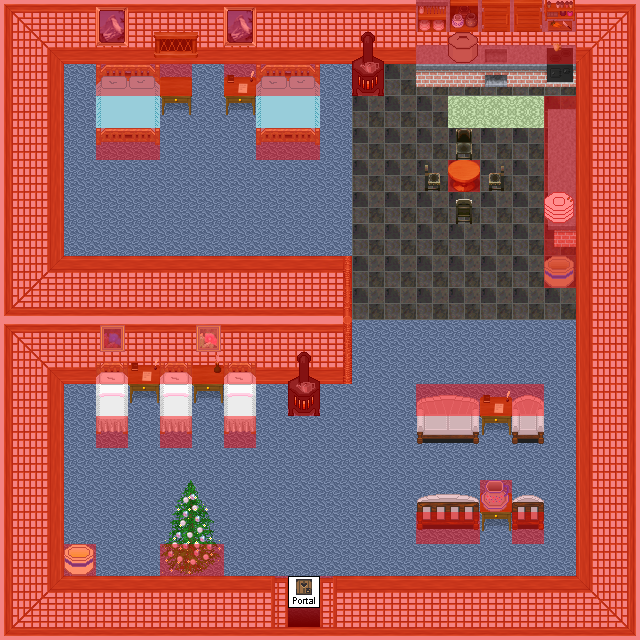

Below is a game level as drawn by its tile map, then a one-line description and the .tmx that defines it (tile-layer data replaced by summaries):
An orthogonal 20x20 tile map with 32x32 px tiles, 8 tile layers (0_floor, 1_terrain, 2_object, 3_roof, ...), 20 tilesets.

<map version="1.2" tiledversion="1.2.1" orientation="orthogonal" renderorder="right-down" width="20" height="20" tilewidth="32" tileheight="32" infinite="0" nextlayerid="9" nextobjectid="1">
 <tileset firstgid="1" name="collision" tilewidth="32" tileheight="32" tilecount="1" columns="1">
  <image source="../../tileset/logic/collision.png" width="32" height="32" />
 </tileset>
 <tileset firstgid="2" name="dojo_walls" tilewidth="32" tileheight="32" tilecount="160" columns="10">
  <image source="../../tileset/building/wall/dojo_walls.png" width="320" height="512" />
 </tileset>
 <tileset firstgid="162" name="floor_tiles" tilewidth="32" tileheight="32" tilecount="9" columns="3">
  <image source="../../tileset/ground/indoor/floor_tiles.png" width="96" height="96" />
 </tileset>
 <tileset firstgid="171" name="dojo_entrances" tilewidth="32" tileheight="32" tilecount="72" columns="12">
  <image source="../../tileset/building/entrance/dojo_entrances.png" width="384" height="192" />
 </tileset>
 <tileset firstgid="243" name="window_long" tilewidth="32" tileheight="32" tilecount="3" columns="3">
  <image source="../../tileset/building/window/window_long.png" width="96" height="32" />
 </tileset>
 <tileset firstgid="246" name="window_long_below" tilewidth="32" tileheight="32" tilecount="3" columns="3">
  <image source="../../tileset/building/window/window_long_below.png" width="96" height="32" />
 </tileset>
 <tileset firstgid="249" name="double_blue" tilewidth="32" tileheight="32" tilecount="8" columns="2">
  <image source="../../tileset/furniture/bed/double_blue.png" width="64" height="128" />
 </tileset>
 <tileset firstgid="257" name="single_white_pink" tilewidth="32" tileheight="32" tilecount="9" columns="3">
  <image source="../../tileset/furniture/bed/single_white_pink.png" width="96" height="96" />
 </tileset>
 <tileset firstgid="266" name="warmer" tilewidth="32" tileheight="32" tilecount="2" columns="1">
  <image source="../../tileset/furniture/kitchen/warmer.png" width="32" height="64" />
 </tileset>
 <tileset firstgid="268" name="cabinets" tilewidth="32" tileheight="32" tilecount="44" columns="4">
  <image source="../../tileset/furniture/kitchen/cabinets.png" width="128" height="352" />
 </tileset>
 <tileset firstgid="312" name="wooden_pale" tilewidth="32" tileheight="32" tilecount="1" columns="1">
  <image source="../../tileset/furniture/table/wooden_pale.png" width="32" height="32" />
 </tileset>
 <tileset firstgid="313" name="greenish_grey" tilewidth="32" tileheight="32" tilecount="4" columns="2">
  <image source="../../tileset/furniture/chair/greenish_grey.png" width="64" height="64" />
 </tileset>
 <tileset firstgid="317" name="sofa_chair_pink" tilewidth="32" tileheight="32" tilecount="12" columns="3">
  <image source="../../tileset/furniture/chair/sofa_chair_pink.png" width="96" height="128" />
 </tileset>
 <tileset firstgid="329" name="desk" tilewidth="32" tileheight="32" tilecount="4" columns="2">
  <image source="../../tileset/furniture/table/desk.png" width="64" height="64" />
 </tileset>
 <tileset firstgid="333" name="oil_paintings" tilewidth="32" tileheight="32" tilecount="16" columns="4">
  <image source="../../tileset/furniture/picture/oil_paintings.png" width="128" height="128" />
 </tileset>
 <tileset firstgid="349" name="dishes" tilewidth="32" tileheight="32" tilecount="6" columns="2">
  <image source="../../tileset/furniture/crockery/dishes.png" width="64" height="96" />
 </tileset>
 <tileset firstgid="355" name="portal" tilewidth="32" tileheight="32" tilecount="16" columns="8">
  <image source="../../tileset/logic/portal.png" width="256" height="64" />
 </tileset>
 <tileset firstgid="371" name="spruce_xmas4" tilewidth="32" tileheight="32" tilecount="6" columns="2">
  <image source="../../tileset/plant/tree/spruce_xmas4.png" width="64" height="96" />
 </tileset>
 <tileset firstgid="377" name="xmas_lights" tilewidth="32" tileheight="32" tilecount="20" columns="4">
  <image source="../../tileset/furniture/light/xmas_lights.png" width="128" height="160" />
 </tileset>
 <tileset firstgid="397" name="stump_snow1" tilewidth="32" tileheight="32" tilecount="2" columns="2">
  <image source="../../tileset/plant/stump/stump_snow1.png" width="64" height="32" />
 </tileset>
 <layer id="1" name="0_floor" width="20" height="20">
  <data>[400 cells, 400 non-empty, 31 distinct tile ids]</data>
 </layer>
 <layer id="2" name="1_terrain" width="20" height="20">
  <data>[400 cells, 84 non-empty, 57 distinct tile ids]</data>
 </layer>
 <layer id="3" name="2_object" width="20" height="20">
  <data>[400 cells, 9 non-empty, 8 distinct tile ids]</data>
 </layer>
 <layer id="4" name="3_roof" width="20" height="20">
  <data>[400 cells, 12 non-empty, 8 distinct tile ids]</data>
 </layer>
 <layer id="5" name="4_roof_add" width="20" height="20">
  <data>[400 cells, 6 non-empty, 6 distinct tile ids]</data>
 </layer>
 <layer id="6" name="objects" width="20" height="20">
  <data>[400 cells, 1 non-empty, 1 distinct tile ids]</data>
 </layer>
 <layer id="7" name="collision" width="20" height="20" opacity="0.45">
  <data>[400 cells, 212 non-empty, 1 distinct tile ids]</data>
 </layer>
 <layer id="8" name="protection" width="20" height="20">
  <data>[400 cells, 0 non-empty, 0 distinct tile ids]</data>
 </layer>
</map>
